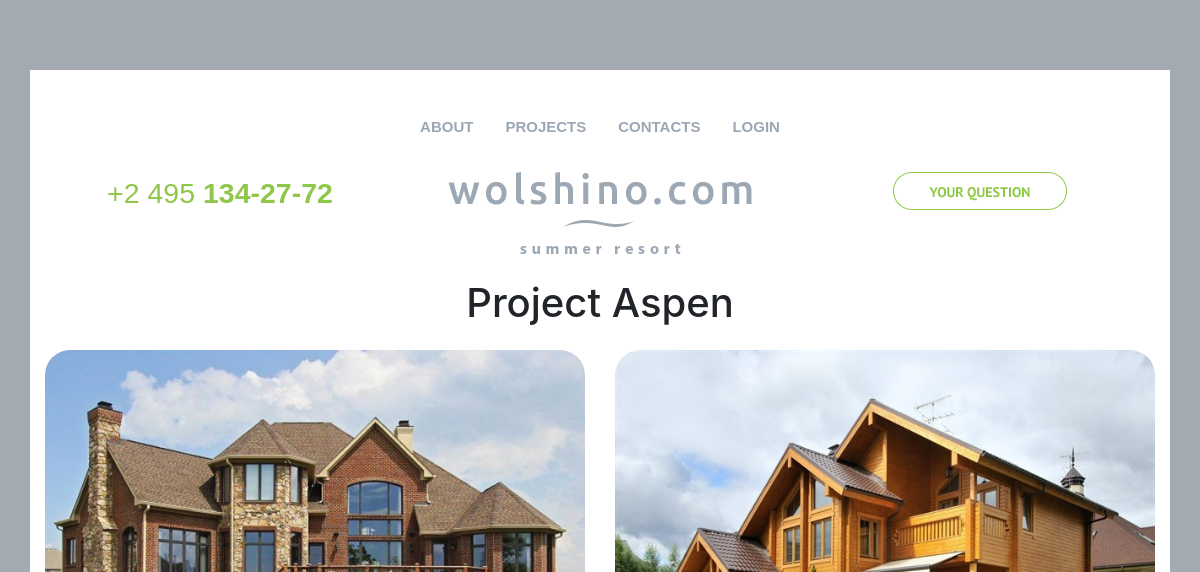
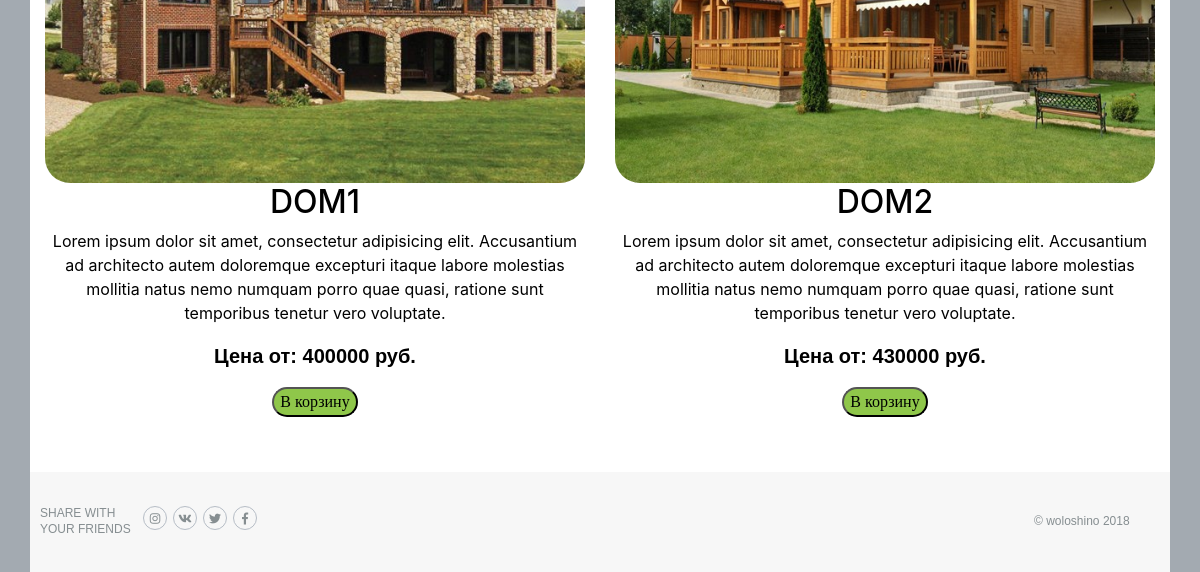
Before: /projects/1 with the older database file (2 pictures, top to bottom).
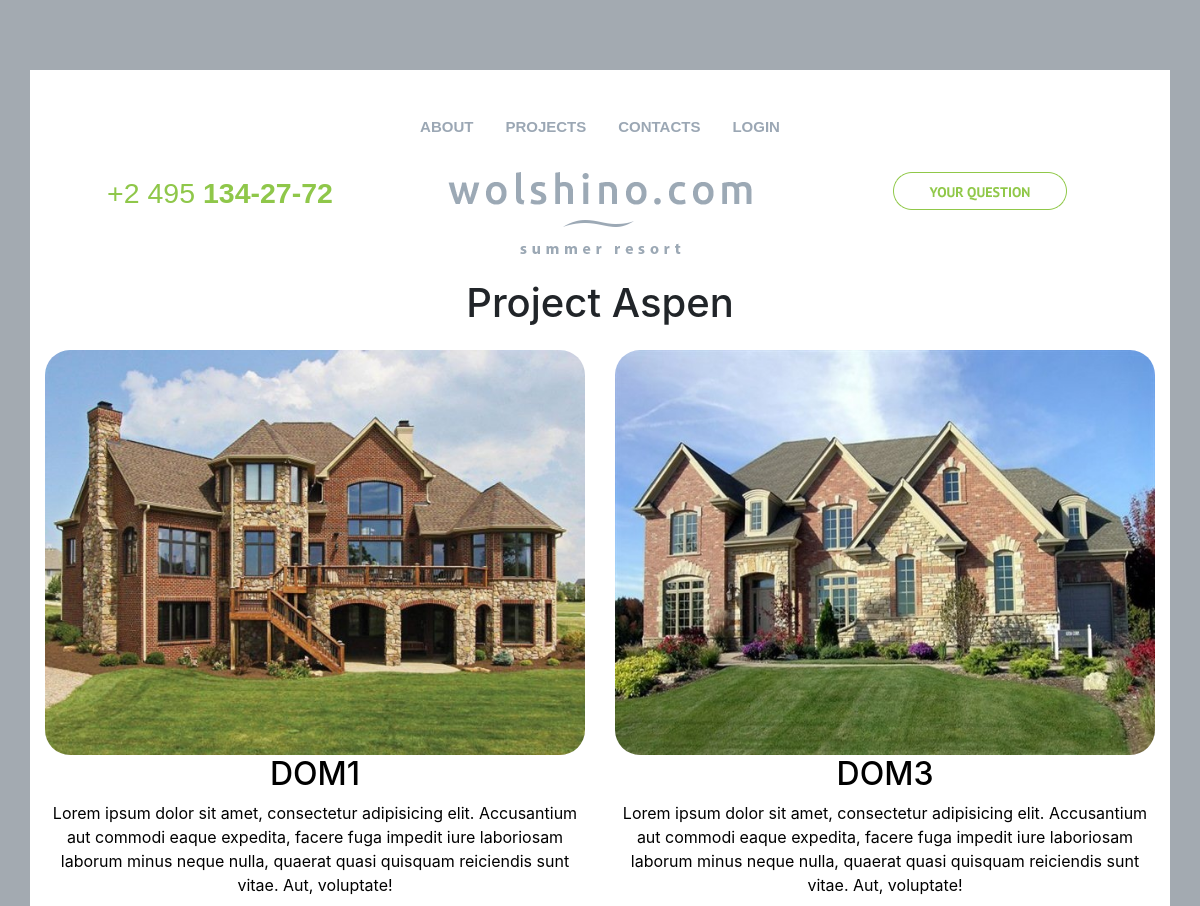
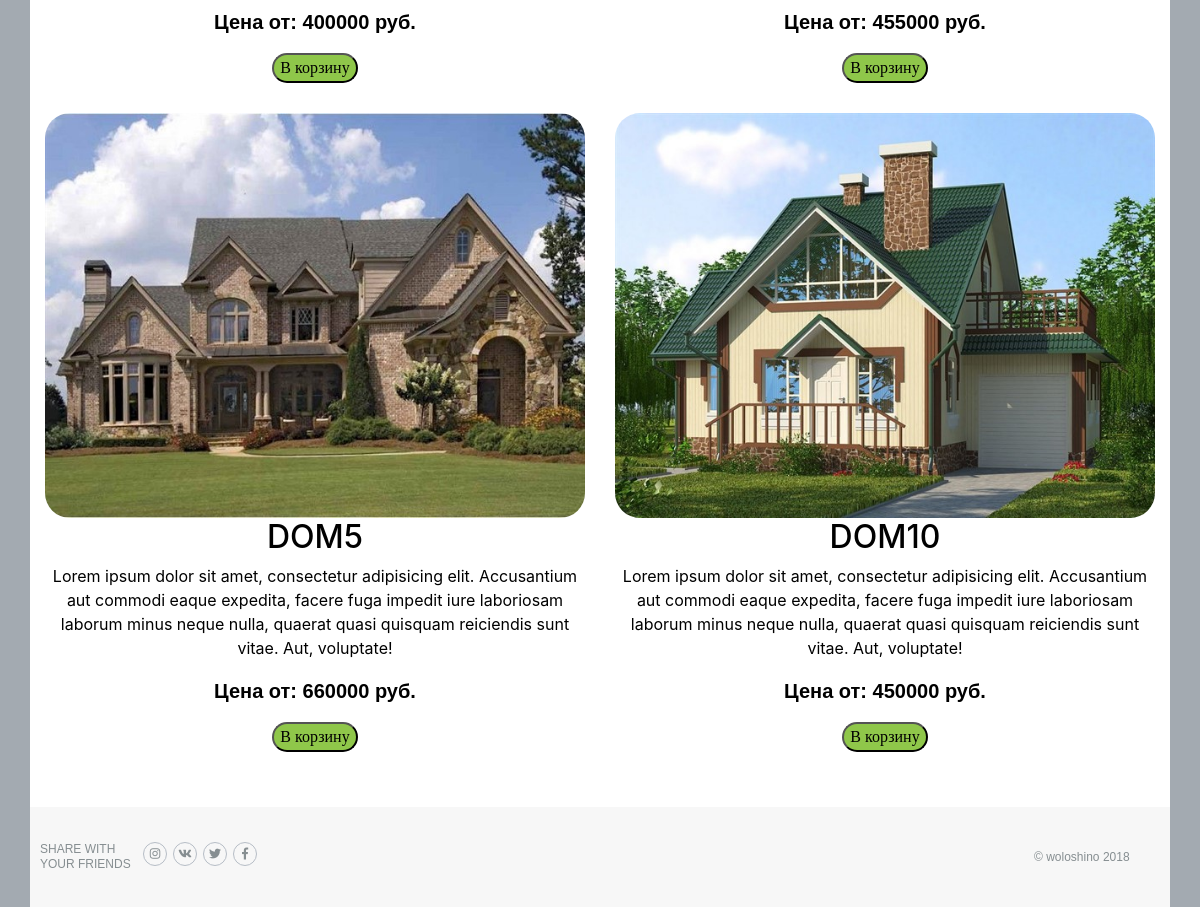
After: the same page with the newer database file (2 pictures, top to bottom).
### mainapp/models.py (models this page shows, shortened)
class Product(models.Model):
    name = models.CharField(max_length=32, unique=True, verbose_name='Название проекта')
    info = models.TextField(verbose_name='Описание проекта')
    price = models.PositiveIntegerField(verbose_name='Цена')
    img = models.ImageField(upload_to='products/%Y/%m/%d', verbose_name='Картинка проекта')
    category = models.ForeignKey(Category, on_delete=models.SET_NULL, null=True, blank=True)

### mainapp/views.py (the view)
# urls.py: path('projects/<pk>', products_of_categories_view, name='products_of_categories')
def products_of_categories_view(request, pk):
    category = Category.objects.get(pk=pk)
    products = Product.objects.filter(category=category)
    return render(request, 'mainapp/product.html', {'products': products, 'category': category})

### mainapp/models.py (called while the page is built)
    def __str__(self):
        return self.name

### mainapp/templates/mainapp/product.html
{% extends 'mainapp/base.html' %}
{% load static %}
{% block content %}
    <div class="col-12 text-center"><h1>Project {{ category }}</h1></div>
    <div class="typeItems row">
        {% for product in products %}
            <a href="#" class="category typeItem col-md-6 col-12 text-center">
                <img src={{ product.img.url }} alt="1">
                <h2>{{ product.name }}</h2>
                <p>{{ product.info }}</p>
                <div>
                    <p class="price">Цена от: {{ product.price }} руб.</p>
                    <button class="itemBtn">В корзину</button>
                </div>
            </a>
        {% endfor %}
    </div>
{% endblock %}

Changed rows visible on the page:
no longer on this page (row edited): Product: img (picture), name "DOM2", info "Lorem ipsum dolor sit amet, consectetur adipisicing elit. Accusantium ad architecto autem doloremque excepturi itaque labore molestias mollitia natus nemo numquam porro quae quasi, ratione sunt temporibus tenetur vero voluptate.", price "430000"
changed Product "DOM1": info "…consectetur adipisicing elit. Accusantium ad architecto autem doloremque excepturi itaque labore molestias mollitia natus nemo numquam porro quae quasi, ratione sunt temporibus tenetur vero voluptate." → "…consectetur adipisicing elit. Accusantium aut commodi eaque expedita, facere fuga impedit iure laboriosam laborum minus neque nulla, quaerat quasi quisquam reiciendis sunt vitae. Aut, voluptate!"
now on this page (row edited): Product: img (picture), name "DOM3", info "Lorem ipsum dolor sit amet, consectetur adipisicing elit. Accusantium aut commodi eaque expedita, facere fuga impedit iure laboriosam laborum minus neque nulla, quaerat quasi quisquam reiciendis sunt vitae. Aut, voluptate!", price "455000"
now on this page (row edited): Product: img (picture), name "DOM5", info "Lorem ipsum dolor sit amet, consectetur adipisicing elit. Accusantium aut commodi eaque expedita, facere fuga impedit iure laboriosam laborum minus neque nulla, quaerat quasi quisquam reiciendis sunt vitae. Aut, voluptate!", price "660000"
now on this page (row edited): Product: img (picture), name "DOM10", info "Lorem ipsum dolor sit amet, consectetur adipisicing elit. Accusantium aut commodi eaque expedita, facere fuga impedit iure laboriosam laborum minus neque nulla, quaerat quasi quisquam reiciendis sunt vitae. Aut, voluptate!", price "450000"
